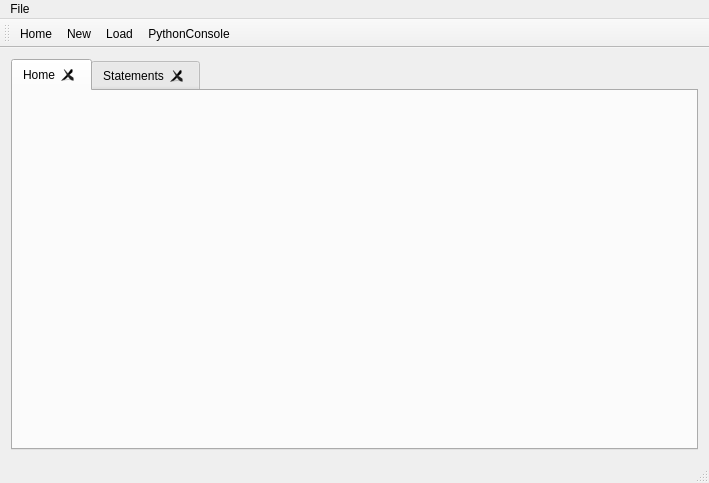
<?xml version="1.0" encoding="UTF-8"?>
<ui version="4.0">
 <class>MainWindow</class>
 <widget class="QMainWindow" name="MainWindow">
  <property name="geometry">
   <rect>
    <x>0</x>
    <y>0</y>
    <width>709</width>
    <height>483</height>
   </rect>
  </property>
  <property name="windowTitle">
   <string>MainWindow</string>
  </property>
  <widget class="QWidget" name="centralWidget">
   <layout class="QHBoxLayout" name="horizontalLayout">
    <item>
     <widget class="MainTabWidget" name="tabWidget">
      <property name="currentIndex">
       <number>0</number>
      </property>
      <property name="tabsClosable">
       <bool>true</bool>
      </property>
      <widget class="QWidget" name="home_tab">
       <attribute name="title">
        <string>Home</string>
       </attribute>
       <layout class="QHBoxLayout" name="horizontalLayout_3">
        <item>
         <layout class="QVBoxLayout" name="verticalLayout">
          <item>
           <widget class="QPieChart" name="chart" native="true"/>
          </item>
          <item>
           <widget class="DateRangeWidget" name="date_range" native="true"/>
          </item>
         </layout>
        </item>
        <item>
         <layout class="QVBoxLayout" name="verticalLayout_3">
          <item>
           <widget class="QLegend" name="legend" native="true"/>
          </item>
          <item>
           <spacer name="verticalSpacer">
            <property name="orientation">
             <enum>Qt::Vertical</enum>
            </property>
            <property name="sizeHint" stdset="0">
             <size>
              <width>20</width>
              <height>40</height>
             </size>
            </property>
           </spacer>
          </item>
         </layout>
        </item>
       </layout>
      </widget>
      <widget class="QWidget" name="statements_tab">
       <attribute name="title">
        <string>Statements</string>
       </attribute>
       <layout class="QHBoxLayout" name="horizontalLayout_4">
        <item>
         <widget class="QTableView" name="statements_table"/>
        </item>
       </layout>
      </widget>
     </widget>
    </item>
   </layout>
  </widget>
  <widget class="QMenuBar" name="menuBar">
   <property name="geometry">
    <rect>
     <x>0</x>
     <y>0</y>
     <width>709</width>
     <height>19</height>
    </rect>
   </property>
   <widget class="QMenu" name="menuAccounting">
    <property name="title">
     <string>File</string>
    </property>
    <addaction name="actionLoad_File"/>
    <addaction name="actionClose"/>
    <addaction name="actionPython_console"/>
   </widget>
   <addaction name="menuAccounting"/>
  </widget>
  <widget class="QStatusBar" name="statusBar"/>
  <widget class="QToolBar" name="toolBar">
   <property name="windowTitle">
    <string>toolBar</string>
   </property>
   <attribute name="toolBarArea">
    <enum>TopToolBarArea</enum>
   </attribute>
   <attribute name="toolBarBreak">
    <bool>false</bool>
   </attribute>
   <addaction name="actionHome"/>
   <addaction name="actionNew"/>
   <addaction name="actionLoad"/>
   <addaction name="actionPythonConsole"/>
  </widget>
  <action name="actionLoad_File">
   <property name="text">
    <string>Load File</string>
   </property>
  </action>
  <action name="actionHome">
   <property name="icon">
    <iconset resource="icons.qrc">
     <normaloff>:/icons/icons/go-home.png</normaloff>:/icons/icons/go-home.png</iconset>
   </property>
   <property name="text">
    <string>Home</string>
   </property>
   <property name="toolTip">
    <string>Home</string>
   </property>
  </action>
  <action name="actionStatements">
   <property name="icon">
    <iconset resource="icons.qrc">
     <normaloff>:/icons/icons/folder.png</normaloff>:/icons/icons/folder.png</iconset>
   </property>
   <property name="text">
    <string>Statements</string>
   </property>
   <property name="toolTip">
    <string>Statements</string>
   </property>
  </action>
  <action name="actionClose">
   <property name="text">
    <string>Close</string>
   </property>
  </action>
  <action name="actionPython_console">
   <property name="text">
    <string>Python console</string>
   </property>
  </action>
  <action name="actionPythonConsole">
   <property name="icon">
    <iconset resource="icons.qrc">
     <normaloff>:/icons/icons/text-x-python.png</normaloff>:/icons/icons/text-x-python.png</iconset>
   </property>
   <property name="text">
    <string>PythonConsole</string>
   </property>
  </action>
  <action name="actionNew">
   <property name="icon">
    <iconset resource="icons.qrc">
     <normaloff>:/icons/icons/document-new.png</normaloff>:/icons/icons/document-new.png</iconset>
   </property>
   <property name="text">
    <string>New</string>
   </property>
  </action>
  <action name="actionLoad">
   <property name="icon">
    <iconset resource="icons.qrc">
     <normaloff>:/icons/icons/document-open.png</normaloff>:/icons/icons/document-open.png</iconset>
   </property>
   <property name="text">
    <string>Load</string>
   </property>
  </action>
 </widget>
 <layoutdefault spacing="6" margin="11"/>
 <customwidgets>
  <customwidget>
   <class>QPieChart</class>
   <extends>QWidget</extends>
   <header>qpiechart.h</header>
   <container>1</container>
  </customwidget>
  <customwidget>
   <class>QLegend</class>
   <extends>QWidget</extends>
   <header>qlegend.h</header>
   <container>1</container>
  </customwidget>
  <customwidget>
   <class>DateRangeWidget</class>
   <extends>QWidget</extends>
   <header location="global">daterangewidget.h</header>
   <container>1</container>
  </customwidget>
  <customwidget>
   <class>MainTabWidget</class>
   <extends>QTabWidget</extends>
   <header>maintabwidget.h</header>
   <container>1</container>
  </customwidget>
 </customwidgets>
 <resources>
  <include location="icons.qrc"/>
 </resources>
 <connections/>
</ui>
